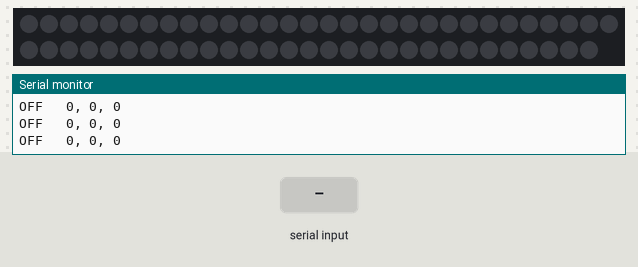
The sketch below on a simulated Arduino Uno, built with avr-gcc and run on an emulated ATmega328P. Parts: 59 RGB LEDs in strip order, left to right, continuing on the next row, the last lines printed to the serial monitor. Inputs (shaded band) come from the test bench. Dim RGB values are drawn brighter than linear.

Above: at 1.2 s.
1.3 s: "<90,45,200>" received over the second serial link
At 4.27 s:
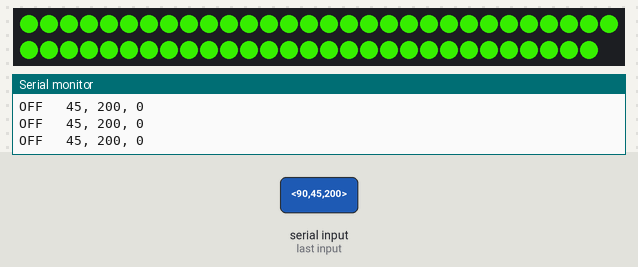
4.3 s: "<30,150,10>" received over the second serial link
At 5.04 s:
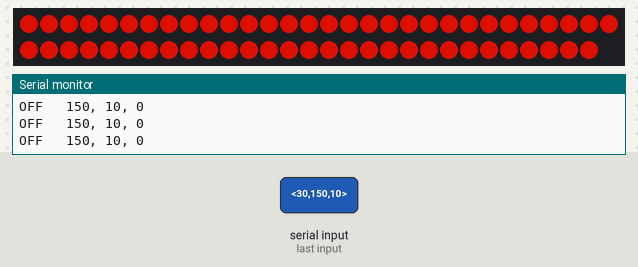
7.3 s: "<30,150>" received over the second serial link
At 8.11 s:
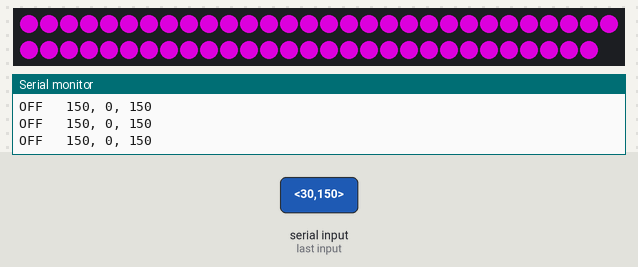
10.0 s: "<1,90,45>" received over the second serial link
At 10.86 s:
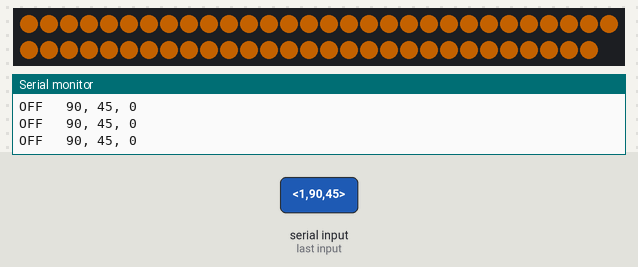
12.8 s: "<o,1>" received over the second serial link
14.6 s: "<,>" received over the second serial link
Timing chart, 0 to 17.3 s (numbered marks = the images above; inputs shaded):
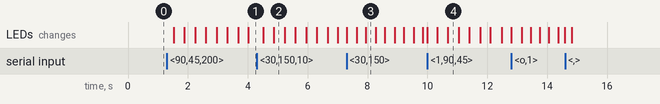

The sketch:

slave_lamp.ino
```cpp
#include <SoftwareSerial.h>
#include <Adafruit_NeoPixel.h>

#define LED 4
#define BT_RX 2
#define BT_TX 3

Adafruit_NeoPixel strip = Adafruit_NeoPixel(59, LED, NEO_GRB + NEO_KHZ800); //(led개수,제어핀번호,타입flag)
SoftwareSerial BTSerial(BT_RX, BT_TX);

void colorWipe(uint32_t c, uint8_t wait);

int bt_baud = 9600;
int red;
int green;
int blue;
bool lamp_switch;
String str = "";

void setup() {
  Serial.begin(9600);
  BTSerial.begin(bt_baud);
  BTSerial.setTimeout(200);
  pinMode(LED, OUTPUT);
  strip.begin(); //모든 LED off
  strip.show();
}

void loop() {
  if (lamp_switch) {
    rgbFadeInAndOut(red, green, blue, 10);
    Serial.print("LED on       ");
  }
  else {
    for (uint8_t i = 0; i < strip.numPixels(); i++) {
      strip.setPixelColor(i, 0, 0, 0);
    }
    rgbFadeInAndOut(red, green, blue, 10);
    Serial.print("OFF   ");
  }
  GetBluetooth();
  Serial.print(red); Serial.print(", ");
  Serial.print(green); Serial.print(", ");
  Serial.println(blue);

}

void rgbFadeInAndOut(uint8_t _red, uint8_t _green, uint8_t _blue, uint8_t wait) {
  for (uint8_t b = 40; b < 255; b++) {
    for (uint8_t i = 0; i < strip.numPixels(); i++) {
      strip.setPixelColor(i, _red * b / 255, _green * b / 255, _blue * b / 255);
    }
    strip.show();
    delay(wait);
    GetBluetooth();
    if (lamp_switch == LOW)
      break;
  }
  for (uint8_t b = 255; b > 40; b--) {
    for (uint8_t i = 0; i < strip.numPixels(); i++) {
      strip.setPixelColor(i, _red * b / 255, _green * b / 255, _blue * b / 255);
    }
    strip.show();
    delay(wait);
    GetBluetooth();
    if (lamp_switch == LOW)
      break;
  }
}

void GetBluetooth() {
  if (BTSerial.available()) {
    str = BTSerial.readString();
    //Serial.print(str);
    if (str.charAt(0) == '<' and str.charAt(str.length() - 1) == '>') {     //delimited ',' string parse
      int first = str.indexOf(",");
      int second = str.indexOf(",", first + 1);
      int third = str.indexOf(",", second + 1);
      int fourth = str.indexOf(">", third);

      String str1 = str.substring(1, first);
      String str2 = str.substring(first + 1, second);
      String str3 = str.substring(second + 1, third);
      String str4 = str.substring(third + 1, fourth);

      if (str1 == "o")
        lamp_switch = HIGH;
      else
        lamp_switch = LOW;

      Serial.print(str1);
      red = str2.toInt();
      green = str3.toInt();
      blue = str4.toInt();

      if (blue - green > 0 && blue - red > 0) {
        red = 0;
        green = 0;
      }
      Serial.print("    got BTserial     ");
      Serial.print(red); Serial.print(", ");
      Serial.print(green); Serial.print(", ");
      Serial.println(blue);
    }
  }
}
```

Measured:
- after the input at 1.3 s, the LEDs: first change after 0.23 s (image 1 shows a later state)
- after the input at 4.3 s, the LEDs: first change after 0.22 s (image 2 shows a later state)
- after the input at 10.0 s, the LEDs: first change after 0.33 s (image 4 shows a later state)
